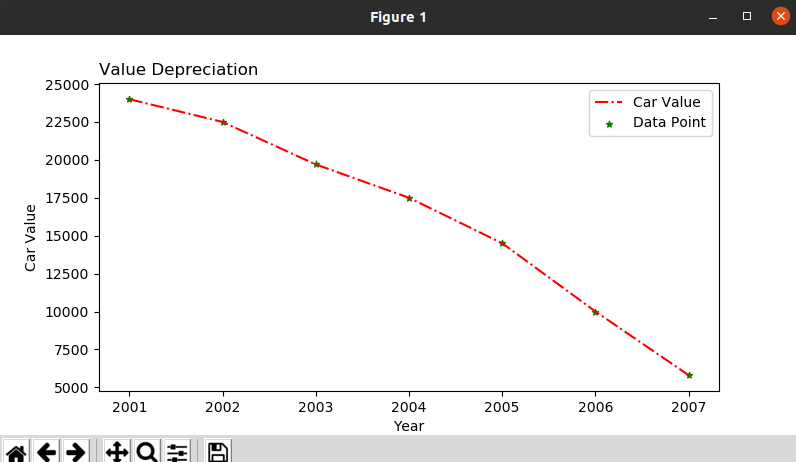

Generate this figure with Python:
import matplotlib.pyplot as plt
year=[2001,2002,2003,2004,2005,2006,2007]
car_value=[24000,22500,19700,17500,14500,10000,5800]
plt.figure(figsize=(8,4))
plt.subplot(1,1,1)
plt.plot(year,car_value,color='red',linestyle='-.',label='Car Value')
plt.scatter(year,car_value,color='green',marker='*',s=20,label='Data Point')
plt.xlabel('Year')
plt.ylabel('Car Value')
plt.title('Value Depreciation', loc='left')
plt.legend()
plt.show()
